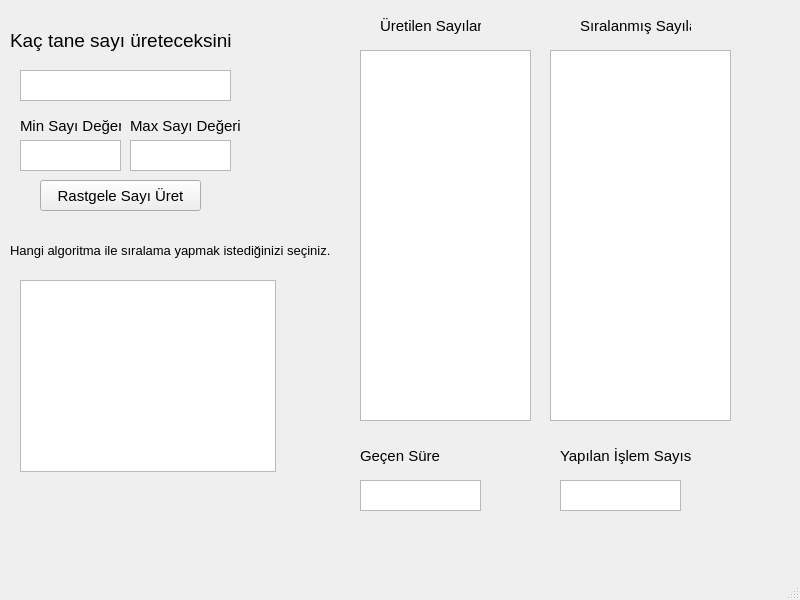
<?xml version="1.0" encoding="UTF-8"?>
<ui version="4.0">
 <class>SiralamaWindow</class>
 <widget class="QMainWindow" name="SiralamaWindow">
  <property name="geometry">
   <rect>
    <x>0</x>
    <y>0</y>
    <width>800</width>
    <height>600</height>
   </rect>
  </property>
  <property name="windowTitle">
   <string>Sıralama</string>
  </property>
  <widget class="QWidget" name="centralwidget">
   <widget class="QLabel" name="label">
    <property name="geometry">
     <rect>
      <x>10</x>
      <y>20</y>
      <width>221</width>
      <height>41</height>
     </rect>
    </property>
    <property name="font">
     <font>
      <pointsize>14</pointsize>
     </font>
    </property>
    <property name="text">
     <string>Kaç tane sayı üreteceksiniz</string>
    </property>
   </widget>
   <widget class="QLabel" name="label_2">
    <property name="geometry">
     <rect>
      <x>20</x>
      <y>110</y>
      <width>101</width>
      <height>31</height>
     </rect>
    </property>
    <property name="font">
     <font>
      <pointsize>11</pointsize>
     </font>
    </property>
    <property name="text">
     <string>Min Sayı Değeri</string>
    </property>
   </widget>
   <widget class="QLabel" name="label_3">
    <property name="geometry">
     <rect>
      <x>130</x>
      <y>110</y>
      <width>111</width>
      <height>31</height>
     </rect>
    </property>
    <property name="font">
     <font>
      <pointsize>11</pointsize>
     </font>
    </property>
    <property name="text">
     <string>Max Sayı Değeri</string>
    </property>
   </widget>
   <widget class="QListView" name="sayilar">
    <property name="geometry">
     <rect>
      <x>360</x>
      <y>50</y>
      <width>171</width>
      <height>371</height>
     </rect>
    </property>
   </widget>
   <widget class="QListView" name="siralanmis_sayilar">
    <property name="geometry">
     <rect>
      <x>550</x>
      <y>50</y>
      <width>181</width>
      <height>371</height>
     </rect>
    </property>
   </widget>
   <widget class="QLabel" name="label_4">
    <property name="geometry">
     <rect>
      <x>380</x>
      <y>10</y>
      <width>101</width>
      <height>31</height>
     </rect>
    </property>
    <property name="font">
     <font>
      <pointsize>11</pointsize>
     </font>
    </property>
    <property name="text">
     <string>Üretilen Sayılar</string>
    </property>
   </widget>
   <widget class="QLabel" name="label_5">
    <property name="geometry">
     <rect>
      <x>580</x>
      <y>10</y>
      <width>111</width>
      <height>31</height>
     </rect>
    </property>
    <property name="font">
     <font>
      <pointsize>11</pointsize>
     </font>
    </property>
    <property name="text">
     <string>Sıralanmış Sayılar</string>
    </property>
   </widget>
   <widget class="QLabel" name="label_6">
    <property name="geometry">
     <rect>
      <x>360</x>
      <y>440</y>
      <width>101</width>
      <height>31</height>
     </rect>
    </property>
    <property name="font">
     <font>
      <pointsize>11</pointsize>
     </font>
    </property>
    <property name="text">
     <string>Geçen Süre</string>
    </property>
   </widget>
   <widget class="QLabel" name="label_7">
    <property name="geometry">
     <rect>
      <x>560</x>
      <y>440</y>
      <width>141</width>
      <height>31</height>
     </rect>
    </property>
    <property name="font">
     <font>
      <pointsize>11</pointsize>
     </font>
    </property>
    <property name="text">
     <string>Yapılan İşlem Sayıs</string>
    </property>
   </widget>
   <widget class="QTextBrowser" name="textBrowser_2">
    <property name="geometry">
     <rect>
      <x>360</x>
      <y>480</y>
      <width>121</width>
      <height>31</height>
     </rect>
    </property>
   </widget>
   <widget class="QTextBrowser" name="textBrowser_3">
    <property name="geometry">
     <rect>
      <x>560</x>
      <y>480</y>
      <width>121</width>
      <height>31</height>
     </rect>
    </property>
   </widget>
   <widget class="QTextBrowser" name="textBrowser_4">
    <property name="geometry">
     <rect>
      <x>20</x>
      <y>70</y>
      <width>211</width>
      <height>31</height>
     </rect>
    </property>
   </widget>
   <widget class="QTextBrowser" name="textBrowser_5">
    <property name="geometry">
     <rect>
      <x>20</x>
      <y>140</y>
      <width>101</width>
      <height>31</height>
     </rect>
    </property>
   </widget>
   <widget class="QTextBrowser" name="textBrowser_6">
    <property name="geometry">
     <rect>
      <x>130</x>
      <y>140</y>
      <width>101</width>
      <height>31</height>
     </rect>
    </property>
   </widget>
   <widget class="QPushButton" name="pushButton">
    <property name="geometry">
     <rect>
      <x>40</x>
      <y>180</y>
      <width>161</width>
      <height>31</height>
     </rect>
    </property>
    <property name="font">
     <font>
      <pointsize>11</pointsize>
     </font>
    </property>
    <property name="text">
     <string>Rastgele Sayı Üret</string>
    </property>
   </widget>
   <widget class="QLabel" name="label_8">
    <property name="geometry">
     <rect>
      <x>10</x>
      <y>230</y>
      <width>331</width>
      <height>41</height>
     </rect>
    </property>
    <property name="font">
     <font>
      <pointsize>10</pointsize>
     </font>
    </property>
    <property name="text">
     <string>Hangi algoritma ile sıralama yapmak istediğinizi seçiniz.</string>
    </property>
   </widget>
   <widget class="QListView" name="siralama_algortmalari">
    <property name="geometry">
     <rect>
      <x>20</x>
      <y>280</y>
      <width>256</width>
      <height>192</height>
     </rect>
    </property>
   </widget>
  </widget>
  <widget class="QMenuBar" name="menubar">
   <property name="geometry">
    <rect>
     <x>0</x>
     <y>0</y>
     <width>800</width>
     <height>26</height>
    </rect>
   </property>
  </widget>
  <widget class="QStatusBar" name="statusbar"/>
 </widget>
 <resources/>
 <connections/>
</ui>
